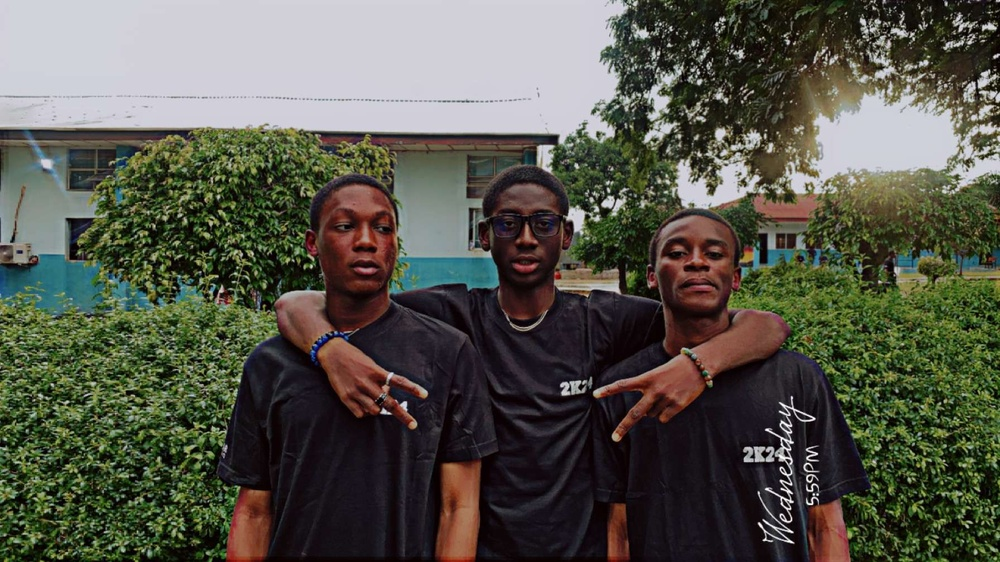
#> input picture toby.jpg, 1000 x 562 px, shrunk from 1792 x 1008 before the run
$ python main.py
#> lines starting #> are read from the running program, lines starting #| are printed output that depends on the picture; after the words box and inside, x2 and y2 are one past the last pixel; in counts of white or black regions, pixels touching at a corner belong together
from turtledemo.nim import COLOR

import cv2

face_haar_cascade = cv2.CascadeClassifier('haarcascade_frontalface_default.xml')
image = cv2.imread('toby.jpg')
#> image is the input picture: shape (562, 1000, 3); mean B, G, R 74.8, 86.1, 86.1
gray = cv2.cvtColor(image, cv2.COLOR_BGR2GRAY)
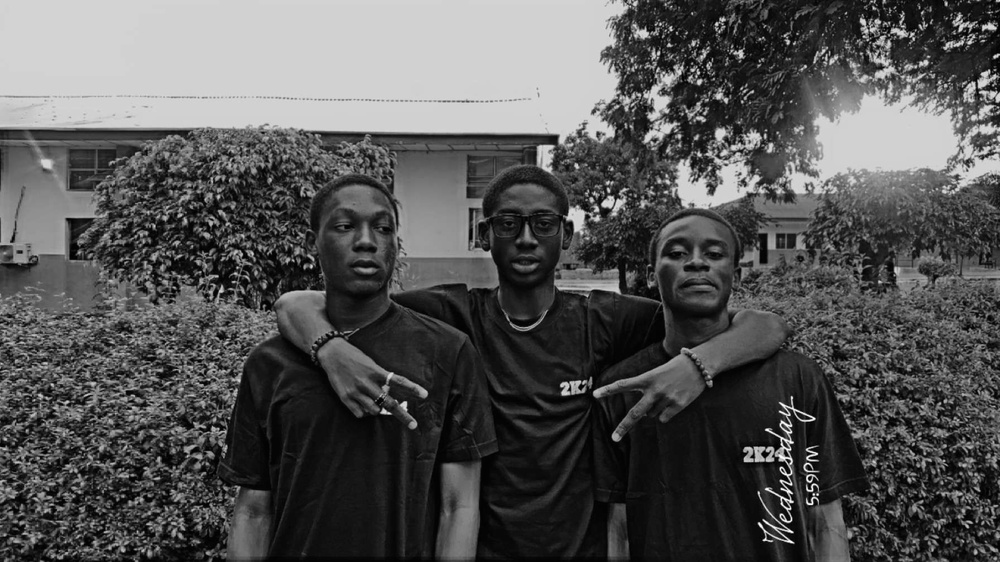
#> gray: shape (562, 1000); min 0, max 255, mean 84.8
#cv2.imshow("Gray", "gray")
#cv2.waitKey()

Faces = face_haar_cascade.detectMultiScale(gray, 1.1 , 4)
#> Faces = [[318, 188, 94, 94], [479, 188, 94, 94], [646, 210, 100, 100]]

for (x, y, w, h) in Faces:
    cv2.rectangle(image, (x, y), (x + w, y + h), (0, 255, 0), 5)
#> this loop made 3 passes
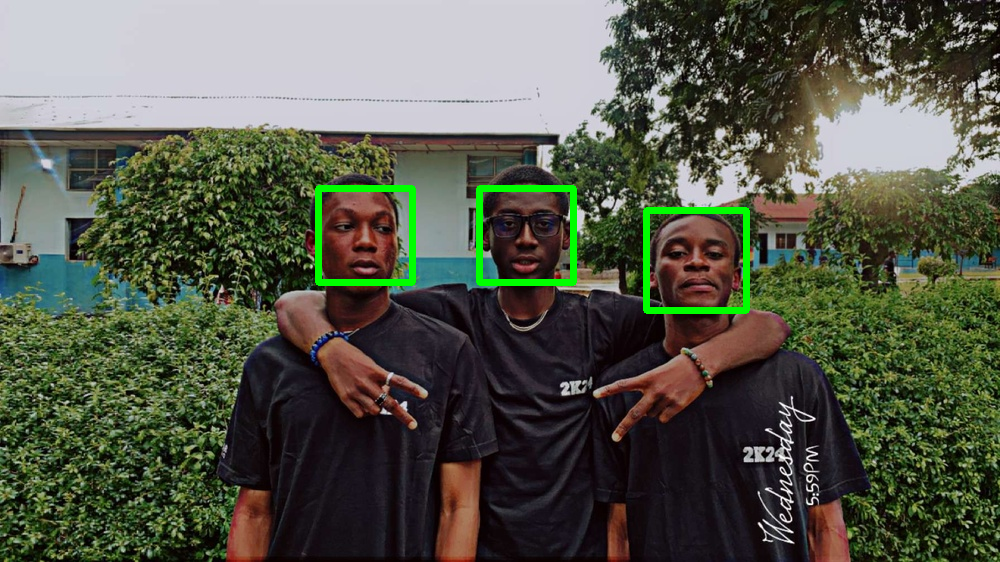
#> image: shape (562, 1000, 3); 1.42% of pixels changed, all inside (x1, y1, x2, y2) = (315, 185, 750, 314)

cv2.imshow("Faces", image)
cv2.waitKey()
